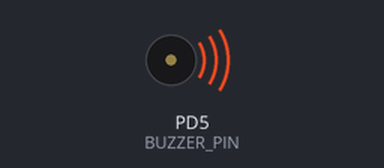
Simulated run of this program. Board: ATmega32, built with avr-gcc and emulated at 8 MHz. Shown: buzzer (waves = sounding).

Above: at 1.1 s.
At 7.64 s:
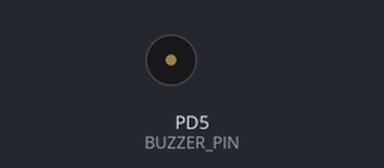
Timing chart, 0 to 9.0 s (numbered marks = the images above):
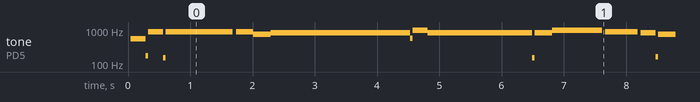

Measured:
- by itself, tone on PD5 (BUZZER_PIN): plays 554 Hz for 0.24 s, 177 Hz for 0.04 s, 880 Hz for 0.24 s, 153 Hz for 0.04 s, 880 Hz for 1.1 s, 880 Hz for 0.28 s … (213 notes in this stretch)

The program:

main.c
```c
/**
 * @file main.c
 * @author Jhoan Eduardo Saldarriaga Serna
 * @brief AVR Music Player for a Piezo Buzzer
 * @version 2.0
 * @date 2024-07-05
 *
 * This project uses Timer1 in CTC mode with an interrupt to generate square waves
 * of varying frequencies, playing a melody on a piezo buzzer. The song played is
 * a simplified version of "Rosas" by La Oreja de Van Gogh.
 *
 * The code is structured to be data-driven, with the song defined as an
 * array of Note structs, making it easy to change or add new songs.
 */

#define F_CPU 8000000UL

#include <avr/io.h>
#include <avr/interrupt.h>
#include <util/delay.h>

// --- Hardware Abstraction ---
#define BUZZER_PIN      PD5
#define BUZZER_DDR      DDRD
#define BUZZER_PORT     PORTD

// --- Musical Note Frequencies (Hz) ---
// Using standard names. "S" = Sharp, e.g., CS is C#
#define NOTE_SILENCE    0
#define NOTE_A4         440
#define NOTE_B4         494
#define NOTE_CS5        554
#define NOTE_D5         587
#define NOTE_E5         659
#define NOTE_FS5        740
#define NOTE_GS5        831
#define NOTE_A5         880
#define NOTE_B5         988

// --- Note Durations (in milliseconds) ---
// Based on a tempo of ~120 BPM
#define TEMPO_BPM       120
#define D_QUARTER       (60000 / TEMPO_BPM)
#define D_EIGHTH        (D_QUARTER / 2)
#define D_SIXTEENTH     (D_EIGHTH / 2)
#define D_HALF          (D_QUARTER * 2)
#define D_WHOLE         (D_QUARTER * 4)

// --- Data Structures ---
typedef struct {
    unsigned int frequency;
    unsigned int duration;
} Note;

// --- Global variables for the Timer ISR ---
volatile long timer1_toggle_count;
volatile uint8_t *timer1_pin_port;
volatile uint8_t timer1_pin_mask;

// --- Function Prototypes ---
void init_hardware(void);
void tone(unsigned int frequency, unsigned long duration);
void no_tone(void);
void play_note(Note note);

// --- The Song: "Rosas" by La Oreja de Van Gogh (Verse) ---
// Using a data-driven approach is much cleaner and more professional.
const Note song[] = {
    // Por eso esperaba...
    {NOTE_CS5, D_EIGHTH}, {NOTE_A5, D_EIGHTH}, {NOTE_A5, D_EIGHTH}, {NOTE_A5, D_EIGHTH},
    {NOTE_A5, D_QUARTER}, {NOTE_A5, D_EIGHTH}, {NOTE_FS5, D_EIGHTH}, {NOTE_GS5, D_EIGHTH},
    // con la carita empapada...
    {NOTE_A5, D_EIGHTH}, {NOTE_A5, D_EIGHTH}, {NOTE_A5, D_EIGHTH}, {NOTE_GS5, D_EIGHTH},
    {NOTE_A5, D_EIGHTH}, {NOTE_A5, D_EIGHTH}, {NOTE_A5, D_EIGHTH}, {NOTE_B5, D_EIGHTH},
    // que llegaras con rosas...
    {NOTE_GS5, D_EIGHTH}, {NOTE_GS5, D_EIGHTH}, {NOTE_GS5, D_EIGHTH}, {NOTE_GS5, D_QUARTER},
    {NOTE_GS5, D_EIGHTH}, {NOTE_GS5, D_EIGHTH}, {NOTE_B5, D_EIGHTH},
    // con mil rosas para mi...
    {NOTE_B5, D_QUARTER}, {NOTE_A5, D_QUARTER}, {NOTE_GS5, D_EIGHTH}, {NOTE_FS5, D_EIGHTH},
    {NOTE_SILENCE, D_EIGHTH}, {NOTE_E5, D_EIGHTH}, {NOTE_SILENCE, D_QUARTER},
    // End of phrase
    {NOTE_SILENCE, D_WHOLE}
};


// --- Main Program ---
int main(void) {
    init_hardware();
    sei(); // Enable global interrupts

    while (1) {
        // Play the entire song
        int song_length = sizeof(song) / sizeof(Note);
        for (int i = 0; i < song_length; i++) {
            play_note(song[i]);
        }
        _delay_ms(2000); // Wait 2 seconds before repeating
    }
    return 0; // Should not be reached
}


// --- Function Definitions ---

void init_hardware(void) {
    // Set buzzer pin as output
    BUZZER_DDR |= (1 << BUZZER_PIN);
}

void play_note(Note note) {
    // If the frequency is 0, it's a rest. Just delay for the duration.
    if (note.frequency == NOTE_SILENCE) {
        for (unsigned int i = 0; i < note.duration; i++) {
            _delay_ms(1);
        }
        return;
    }

    // Play the tone. The ISR will handle stopping it after the duration.
    tone(note.frequency, note.duration);

    // Block for the duration of the note plus a small gap for separation
    for (unsigned int i = 0; i < (note.duration + (note.duration / 10)); i++) {
        _delay_ms(1);
    }
}


void tone(unsigned int frequency, unsigned long duration) {
    long ocr;
    uint8_t prescaler_bits = 0;

    // Prescaler values: 1(001), 8(010), 64(011), 256(100), 1024(101)
    ocr = (F_CPU / (2UL * frequency)) - 1;
    prescaler_bits = (1 << CS10); // Prescaler 1

    if (ocr > 0xFFFF) {
        ocr = (F_CPU / (16UL * frequency)) - 1;
        prescaler_bits = (1 << CS11); // Prescaler 8
    }
    if (ocr > 0xFFFF) {
        ocr = (F_CPU / (128UL * frequency)) - 1;
        prescaler_bits = (1 << CS11) | (1 << CS10); // Prescaler 64
    }
    // Add more prescalers if needed for very low frequencies

    TCCR1B = 0; // Stop timer
    TCCR1A = 0; // Configure for CTC mode
    TCCR1B |= (1 << WGM12) | prescaler_bits;

    OCR1A = ocr;

    // Calculate toggle count for the desired duration
    timer1_toggle_count = (2UL * frequency * duration) / 1000;
    timer1_pin_port = &BUZZER_PORT;
    timer1_pin_mask = (1 << BUZZER_PIN);

    // Enable Timer1 Compare Match interrupt
    TIMSK |= (1 << OCIE1A);
}

void no_tone(void) {
    TIMSK &= ~(1 << OCIE1A);      // Disable interrupt
    BUZZER_PORT &= ~timer1_pin_mask; // Ensure pin is low
}

ISR(TIMER1_COMPA_vect) {
    if (timer1_toggle_count != 0) {
        *timer1_pin_port ^= timer1_pin_mask; // Toggle the pin

        if (timer1_toggle_count > 0) {
            timer1_toggle_count--;
        }
    } else {
        no_tone(); // Stop the tone when duration is over
    }
}
```
